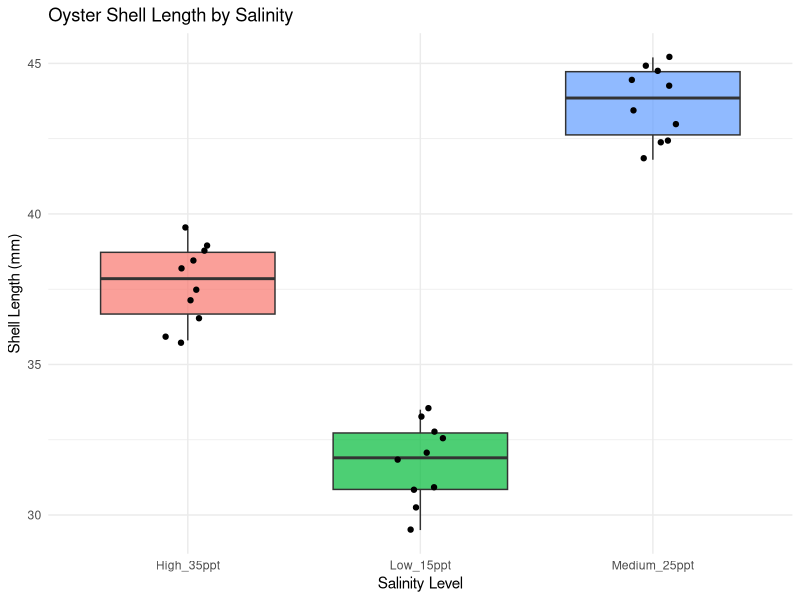
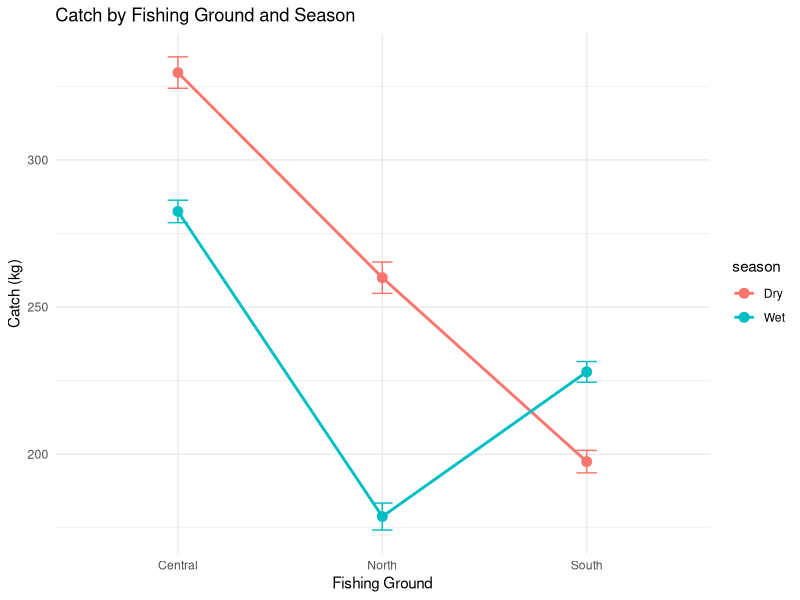
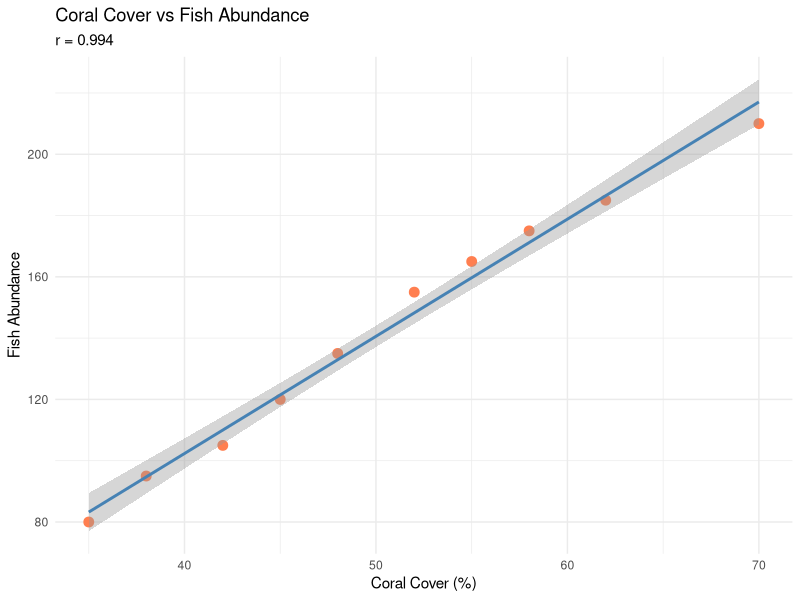
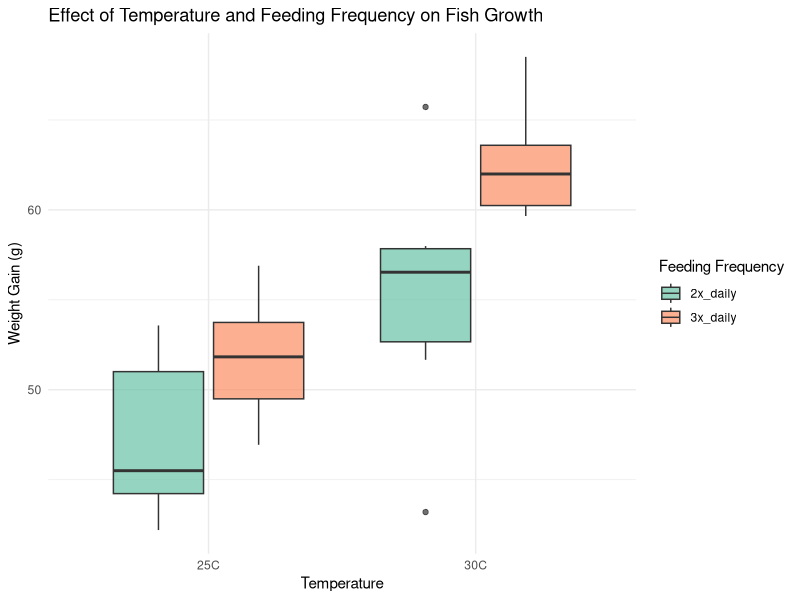

These figures' R source, in order:
# ============================================
# Statistical Analysis Practice Exercises
# Aquaculture, Marine Ecology & Fisheries
# ============================================

library(ggplot2)

# ============================================
# DATASETS FOR EXERCISES
# ============================================

# Dataset 1: Shrimp feeding trial
shrimp_trial <- data.frame(
  treatment = factor(rep(c("Control", "Probiotic", "Prebiotic", "Synbiotic"), each = 8)),
  tank_id = paste0("T", 1:32),
  final_weight = c(
    # Control
    18.2, 17.5, 19.1, 16.8, 18.5, 17.2, 18.8, 17.9,
    # Probiotic
    21.3, 22.1, 20.5, 21.8, 22.5, 20.9, 21.2, 22.0,
    # Prebiotic
    20.1, 19.5, 20.8, 19.2, 20.3, 19.8, 20.5, 19.6,
    # Synbiotic
    23.5, 24.2, 22.8, 23.9, 24.5, 23.1, 24.0, 23.6
  ),
  survival_pct = c(
    # Control
    82, 78, 85, 80, 83, 79, 84, 81,
    # Probiotic
    92, 95, 90, 93, 94, 91, 93, 92,
    # Prebiotic
    88, 85, 90, 86, 89, 87, 88, 86,
    # Synbiotic
    95, 97, 93, 96, 98, 94, 96, 95
  )
)

# Dataset 2: Fish catch data from different fishing grounds
fishing_data <- data.frame(
  fishing_ground = factor(rep(c("North", "Central", "South"), each = 12)),
  season = factor(rep(rep(c("Dry", "Wet"), each = 6), 3)),
  catch_kg = c(
    # North
    245, 280, 260, 255, 270, 250,  # Dry
    180, 165, 195, 175, 188, 170,  # Wet
    # Central
    320, 345, 310, 335, 328, 340,  # Dry
    285, 270, 295, 280, 290, 275,  # Wet
    # South
    195, 210, 185, 200, 205, 190,  # Dry
    220, 240, 225, 235, 230, 218   # Wet
  )
)

# Dataset 3: Coral reef survey
reef_survey <- data.frame(
  site = c("Reef_A", "Reef_B", "Reef_C", "Reef_D", "Reef_E",
           "Reef_F", "Reef_G", "Reef_H", "Reef_I", "Reef_J"),
  coral_cover = c(45, 62, 38, 55, 48, 70, 42, 58, 35, 52),
  fish_abundance = c(120, 185, 95, 165, 135, 210, 105, 175, 80, 155),
  water_clarity = c(8.5, 12.0, 6.5, 10.5, 9.0, 14.0, 7.0, 11.0, 5.5, 9.5),
  distance_to_shore = c(2.5, 5.0, 1.5, 4.0, 3.0, 6.5, 2.0, 4.5, 1.0, 3.5)
)

# Dataset 4: Oyster growth in different salinities
oyster_growth <- data.frame(
  salinity = factor(rep(c("Low_15ppt", "Medium_25ppt", "High_35ppt"), each = 10)),
  shell_length = c(
    # Low salinity
    32.5, 30.8, 33.2, 29.5, 31.8, 32.0, 30.2, 33.5, 31.0, 32.8,
    # Medium salinity
    42.3, 44.5, 41.8, 45.2, 43.0, 44.8, 42.5, 45.0, 43.5, 44.2,
    # High salinity
    38.2, 36.5, 39.0, 35.8, 37.5, 38.8, 36.0, 39.5, 37.2, 38.5
  )
)

# Dataset 5: Species occurrence in different habitats
species_habitat <- matrix(c(
  52, 18, 30,   # Species 1
  25, 45, 30,   # Species 2
  15, 35, 50,   # Species 3
  38, 32, 30    # Species 4
), nrow = 4, byrow = TRUE)
rownames(species_habitat) <- c("Snapper", "Grouper", "Rabbitfish", "Parrotfish")
colnames(species_habitat) <- c("Coral_Reef", "Seagrass", "Mangrove")


# ============================================
# EXERCISES
# ============================================

# -----------------------------------------
# EXERCISE 1: Descriptive Statistics
# -----------------------------------------
# Using the shrimp_trial dataset:
# a) Calculate the mean, SD, and SE for final_weight in each treatment
# b) Calculate the coefficient of variation (CV%) for each treatment
# c) Which treatment shows the most consistent growth (lowest CV)?

# Your code here:



# -----------------------------------------
# EXERCISE 2: Two-Sample T-Test
# -----------------------------------------
# Compare the final_weight between Control and Synbiotic treatments
# a) Perform a t-test
# b) Calculate Cohen's d effect size
# c) Is there a significant difference? Interpret the results

# Your code here:



# -----------------------------------------
# EXERCISE 3: One-Way ANOVA
# -----------------------------------------
# Using the oyster_growth dataset:
# a) Test if salinity affects shell_length
# b) Check assumptions (normality, homogeneity of variance)
# c) Perform Tukey HSD post-hoc test
# d) Create a boxplot with significance letters

# Your code here:



# -----------------------------------------
# EXERCISE 4: Two-Way ANOVA
# -----------------------------------------
# Using the fishing_data dataset:
# a) Test the effects of fishing_ground and season on catch_kg
# b) Is there an interaction effect?
# c) Create an interaction plot
# d) Interpret the results

# Your code here:



# -----------------------------------------
# EXERCISE 5: Correlation Analysis
# -----------------------------------------
# Using the reef_survey dataset:
# a) Calculate correlation between coral_cover and fish_abundance
# b) Test if the correlation is significant
# c) Create a correlation matrix for all numeric variables
# d) Visualize with a scatter plot and trend line

# Your code here:



# -----------------------------------------
# EXERCISE 6: Linear Regression
# -----------------------------------------
# Using the reef_survey dataset:
# a) Build a regression model predicting fish_abundance from coral_cover
# b) What is the R-squared value?
# c) Interpret the slope coefficient
# d) Predict fish abundance when coral cover is 50%

# Your code here:



# -----------------------------------------
# EXERCISE 7: Multiple Regression
# -----------------------------------------
# Using the reef_survey dataset:
# a) Build a model predicting fish_abundance from coral_cover,
#    water_clarity, and distance_to_shore
# b) Which predictors are significant?
# c) Compare R-squared with the simple regression model

# Your code here:



# -----------------------------------------
# EXERCISE 8: Chi-Square Test
# -----------------------------------------
# Using the species_habitat matrix:
# a) Test if species distribution is independent of habitat type
# b) Examine the expected frequencies
# c) Which species-habitat combinations differ most from expected?

# Your code here:



# -----------------------------------------
# EXERCISE 9: Non-Parametric Test
# -----------------------------------------
# Using the shrimp_trial dataset:
# a) Perform Kruskal-Wallis test on survival_pct by treatment
# b) Perform post-hoc pairwise comparisons
# c) When would you use this instead of ANOVA?

# Your code here:



# -----------------------------------------
# EXERCISE 10: Complete Analysis
# -----------------------------------------
# Design and analyze a hypothetical experiment:
# You want to test if water temperature (25°C vs 30°C) and
# feeding frequency (2x vs 3x daily) affect fish growth.
#
# a) Create a simulated dataset with 6 replicates per treatment
# b) Perform appropriate statistical analysis
# c) Create visualization
# d) Write a brief interpretation

# Your code here:



# ============================================
# SOLUTIONS
# ============================================
# Scroll down...
#
#
#
#
#
#
#
#
#
#
#

# -----------------------------------------
# SOLUTION 1: Descriptive Statistics
# -----------------------------------------
# Calculate stats by treatment
stats_by_treatment <- aggregate(final_weight ~ treatment,
                                 data = shrimp_trial,
                                 FUN = function(x) c(
                                   mean = mean(x),
                                   sd = sd(x),
                                   se = sd(x)/sqrt(length(x)),
                                   cv = (sd(x)/mean(x))*100
                                 ))
print(stats_by_treatment)

# Alternative using tapply
tapply(shrimp_trial$final_weight, shrimp_trial$treatment, mean)
tapply(shrimp_trial$final_weight, shrimp_trial$treatment, sd)

# CV calculation
cv_by_treatment <- tapply(shrimp_trial$final_weight, shrimp_trial$treatment,
                           function(x) (sd(x)/mean(x))*100)
print(cv_by_treatment)
# Synbiotic has lowest CV = most consistent

# -----------------------------------------
# SOLUTION 2: Two-Sample T-Test
# -----------------------------------------
control <- shrimp_trial$final_weight[shrimp_trial$treatment == "Control"]
synbiotic <- shrimp_trial$final_weight[shrimp_trial$treatment == "Synbiotic"]

t_result <- t.test(control, synbiotic)
print(t_result)

# Cohen's d
cohens_d <- (mean(synbiotic) - mean(control)) /
            sqrt((var(control) + var(synbiotic)) / 2)
print(paste("Cohen's d:", round(cohens_d, 3)))
# Large effect size (d > 0.8)

# -----------------------------------------
# SOLUTION 3: One-Way ANOVA
# -----------------------------------------
# ANOVA
oyster_anova <- aov(shell_length ~ salinity, data = oyster_growth)
summary(oyster_anova)

# Normality check
shapiro.test(residuals(oyster_anova))

# Tukey HSD
TukeyHSD(oyster_anova)

# Visualization
ggplot(oyster_growth, aes(x = salinity, y = shell_length, fill = salinity)) +
  geom_boxplot(alpha = 0.7) +
  geom_jitter(width = 0.1) +
  labs(
    title = "Oyster Shell Length by Salinity",
    x = "Salinity Level",
    y = "Shell Length (mm)"
  ) +
  theme_minimal() +
  theme(legend.position = "none")

# -----------------------------------------
# SOLUTION 4: Two-Way ANOVA
# -----------------------------------------
two_way <- aov(catch_kg ~ fishing_ground * season, data = fishing_data)
summary(two_way)

# Interaction plot
ggplot(fishing_data, aes(x = fishing_ground, y = catch_kg,
                          color = season, group = season)) +
  stat_summary(fun = mean, geom = "point", size = 3) +
  stat_summary(fun = mean, geom = "line", size = 1) +
  stat_summary(fun.data = mean_se, geom = "errorbar", width = 0.1) +
  labs(
    title = "Catch by Fishing Ground and Season",
    x = "Fishing Ground",
    y = "Catch (kg)"
  ) +
  theme_minimal()

# Interaction is significant - effect of season depends on location

# -----------------------------------------
# SOLUTION 5: Correlation Analysis
# -----------------------------------------
# Correlation test
cor_result <- cor.test(reef_survey$coral_cover, reef_survey$fish_abundance)
print(cor_result)

# Correlation matrix
cor_matrix <- cor(reef_survey[, c("coral_cover", "fish_abundance",
                                   "water_clarity", "distance_to_shore")])
print(round(cor_matrix, 3))

# Scatter plot
ggplot(reef_survey, aes(x = coral_cover, y = fish_abundance)) +
  geom_point(size = 3, color = "coral") +
  geom_smooth(method = "lm", se = TRUE, color = "steelblue") +
  labs(
    title = "Coral Cover vs Fish Abundance",
    subtitle = paste("r =", round(cor_result$estimate, 3)),
    x = "Coral Cover (%)",
    y = "Fish Abundance"
  ) +
  theme_minimal()

# -----------------------------------------
# SOLUTION 6: Linear Regression
# -----------------------------------------
lm_model <- lm(fish_abundance ~ coral_cover, data = reef_survey)
summary(lm_model)

# R-squared
print(paste("R-squared:", round(summary(lm_model)$r.squared, 3)))

# Prediction
predict(lm_model, data.frame(coral_cover = 50))

# -----------------------------------------
# SOLUTION 7: Multiple Regression
# -----------------------------------------
multi_model <- lm(fish_abundance ~ coral_cover + water_clarity + distance_to_shore,
                   data = reef_survey)
summary(multi_model)

# Compare R-squared
print(paste("Simple R²:", round(summary(lm_model)$r.squared, 3)))
print(paste("Multiple R²:", round(summary(multi_model)$r.squared, 3)))

# -----------------------------------------
# SOLUTION 8: Chi-Square Test
# -----------------------------------------
chi_result <- chisq.test(species_habitat)
print(chi_result)

# Expected frequencies
print("Expected:")
print(round(chi_result$expected, 1))

# Residuals (how much observed differs from expected)
print("Residuals:")
print(round(chi_result$residuals, 2))

# -----------------------------------------
# SOLUTION 9: Non-Parametric Test
# -----------------------------------------
kruskal.test(survival_pct ~ treatment, data = shrimp_trial)

# Post-hoc
pairwise.wilcox.test(shrimp_trial$survival_pct, shrimp_trial$treatment,
                     p.adjust.method = "bonferroni")

# Use when: data is not normally distributed, ordinal data,
# small sample sizes, or outliers present

# -----------------------------------------
# SOLUTION 10: Complete Analysis
# -----------------------------------------
set.seed(123)
fish_experiment <- data.frame(
  temperature = factor(rep(c("25C", "30C"), each = 12)),
  feeding_freq = factor(rep(rep(c("2x_daily", "3x_daily"), each = 6), 2)),
  weight_gain = c(
    # 25°C, 2x daily
    rnorm(6, mean = 45, sd = 5),
    # 25°C, 3x daily
    rnorm(6, mean = 52, sd = 4),
    # 30°C, 2x daily
    rnorm(6, mean = 55, sd = 6),
    # 30°C, 3x daily
    rnorm(6, mean = 65, sd = 5)
  )
)

# Two-way ANOVA
exp_anova <- aov(weight_gain ~ temperature * feeding_freq, data = fish_experiment)
summary(exp_anova)

# Visualization
ggplot(fish_experiment, aes(x = temperature, y = weight_gain,
                             fill = feeding_freq)) +
  geom_boxplot(alpha = 0.7) +
  labs(
    title = "Effect of Temperature and Feeding Frequency on Fish Growth",
    x = "Temperature",
    y = "Weight Gain (g)",
    fill = "Feeding Frequency"
  ) +
  theme_minimal() +
  scale_fill_brewer(palette = "Set2")

# Interpretation: Both temperature and feeding frequency significantly
# affect fish growth. Higher temperature and more frequent feeding
# result in greater weight gain.

# ============================================
# End of Statistical Exercises
# ============================================
